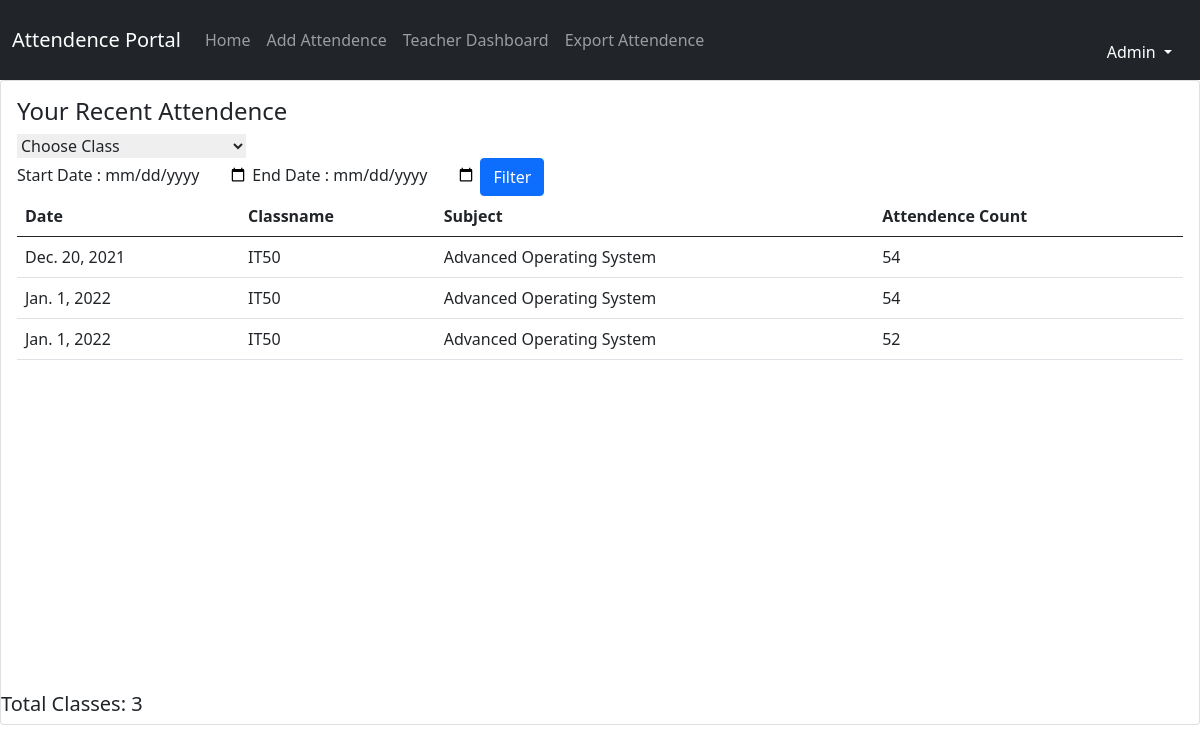
The page /teacher/dashboard/ (signed in) on the database as committed earlier.
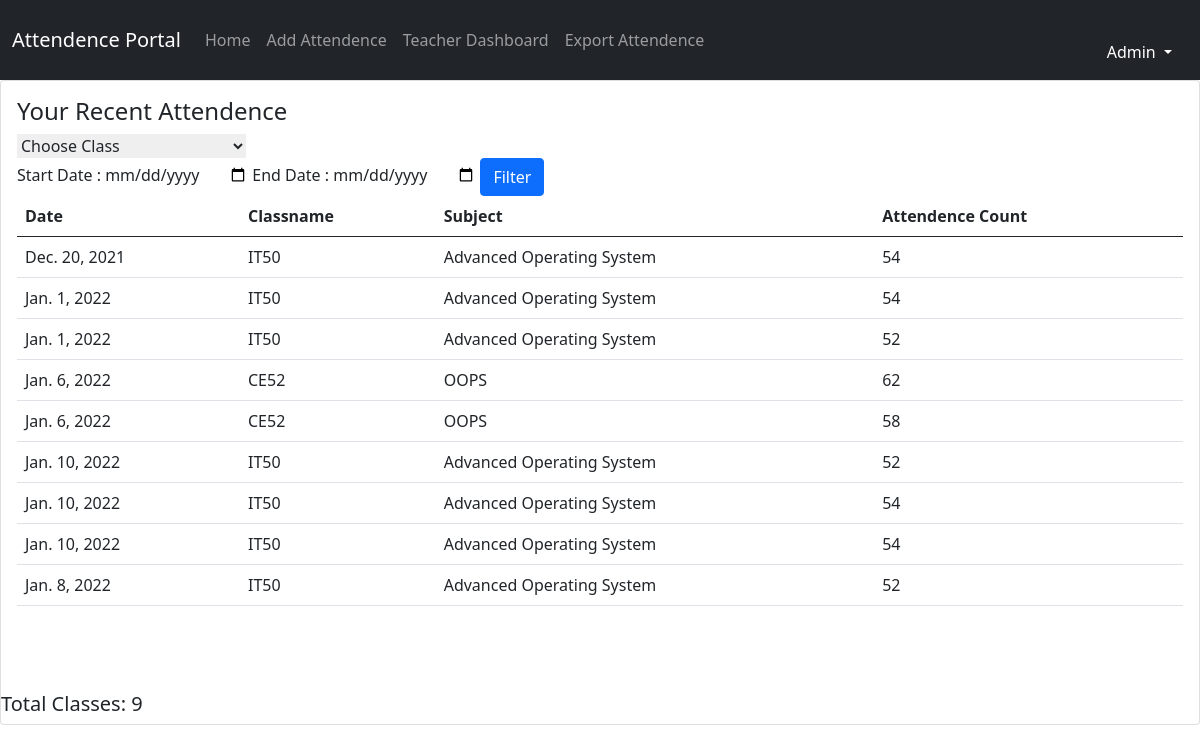
The same page on the database as committed later.
### app/models.py (models this page shows)
class ClassAttendence(models.Model):
    classname = models.ForeignKey(Class,on_delete=models.CASCADE)
    subjectname = models.ForeignKey(Subject,on_delete=models.CASCADE)
    date = models.DateTimeField()
    uploaded_by = models.ForeignKey(User,on_delete=models.CASCADE,null= True)
    students_present = models.IntegerField(default=0)

class Class(models.Model):
    classname = models.CharField(max_length=20)
    def __str__(self):
        return (self.classname)

class Subject(models.Model):
    subjectname = models.CharField(max_length=20)
    classname = models.ForeignKey(Class,on_delete=models.CASCADE)
    teacher = models.ForeignKey(User, on_delete=models.CASCADE, )
    def __str__(self):
        return (self.subjectname)

### app/views.py (the view)
# urls.py: path('teacher/dashboard/' , views.TeacherDashboard,name="teacher-dashboard"),
def TeacherDashboard(request):
    classes = Class.objects.all()
    attendence = ClassAttendence.objects.filter(uploaded_by = request.user).reverse()
    if request.method == 'POST' :
        startdate = request.POST.get('startdate')
        enddate = request.POST.get('enddate')
        attendence = ClassAttendence.objects.filter(uploaded_by = request.user).filter(date__range=[startdate, enddate])
    return render(request,'teacherDashboard.html', {'attendence':attendence,'classes' : classes})

### app/templatetags/teachertags.py (called while the page is built)
@register.filter(name='has_group')
def has_group(user, group_name):
    return user.groups.filter(name=group_name).exists()

### app/templates/teacherDashboard.html (shortened to what this page needs)
{% extends 'base.html' %}
{% load static %}
{% block body %}
<div class="card transictions">
                    <div class="card-body">
                        <h4 class="card-title">Your Recent Attendence</h4>
                        <form method="get" action='/classfilter' id='class-filter'>
                            <select class="custom-select" id="inputGroupSelect01" name="classname" placeholder="Filter" onChange="document.getElementById('class-filter').submit();" >
                            <option selected>Choose Class</option>
                          </select>
                          </form>
                          <form class="form" action="/teacher/dashboard/" method="post">
                            <label>Start Date : </label>
                            <input type="date" name="startdate"  />
                            <label>End Date : </label>
                            <input type="date" name="enddate"  />
                            <button class="btn btn-primary " type="submit">Filter </button>
                            </form>
                        <div class="table-responsive"  style="height : 60vh;overflow-y:scroll">
                            <table class="table" name="table">
                                <thead>
                                    <tr>
                                        <th>Date</th>
                                        <th>Classname</th>
                                        <th>Subject</th>
                                        <th>Attendence Count</th>
                                    </tr>
                                </thead>
                                <tbody>
                                  {% for data in attendence %}
                                    <tr>
                                        <td>{{data.date.date}}</td>
                                        <td>{{data.classname}}</td>
                                        <td>{{data.subjectname}}</td>
                                        <td>{{data.students_present}}</td>
                                    </tr>
                                    {% endfor %}
                                </tbody>
                            </table>
                        </div>
                    </div>
                    <h5 class="total" >Total Classes: {{attendence | length}}</h5>
                </div>
{% endblock body %}

### app/templates/base.html (shortened to what this page needs)
<!DOCTYPE html>
{% load teachertags %}
{% load static %}
<html lang="en">
  <head>
    <link href="https://cdnjs.cloudflare.com/ajax/libs/font-awesome/4.7.0/css/font-awesome.min.css" rel="stylesheet">
    <link href="https://unpkg.com/tailwindcss@^2/dist/tailwind.min.css" rel="stylesheet">
    <link rel="stylesheet" href="https://cdn.jsdelivr.net/npm/bootstrap@5.1.0/dist/css/bootstrap.min.css">
  </head>
  <body>
    <nav class="navbar navbar-expand-lg navbar-dark bg-dark">
  <div class="container-fluid">
    <a class="navbar-brand" href="">Attendence Portal</a>
    <div class="collapse navbar-collapse" id="navbarSupportedContent">
      <ul class="navbar-nav me-auto mb-2 mb-lg-0">
        <li class="nav-item">
          <a class="nav-link " aria-current="page" href="/">Home</a>
        </li>
        {% if request.user|has_group:"teachers" %}
            <li class="nav-item">
          <a class="nav-link " aria-current="page" href="/addattendence">Add Attendence</a>
        </li>
        <li class="nav-item">
          <a class="nav-link " aria-current="page" href="/teacher/dashboard">Teacher Dashboard</a>
        </li>
        <li class="nav-item">
          <a class="nav-link " aria-current="page" href="/export">Export Attendence</a>
        </li>
        {% else %}
        <li class="nav-item">
          <a class="nav-link " aria-current="page" href="/student/dashboard">Student Dashboard</a>
        </li>
        {% endif %}
      </ul>
        {% if request.user.is_authenticated %}
           <li class="nav-item dropdown ">
              <a class="nav-link dropdown-toggle text-white" href="#" id="profileDropdown" role="button" data-bs-toggle="dropdown" aria-expanded="false">
                {{request.user.username|capfirst}}
              </a>
            </li>
        {% endif %}
    </div>
  </div>
</nav>
    {% block body %} {% endblock body %}
  </body>
</html>

Rows that differ between the two databases and show on the page:
added ClassAttendence: date "Jan. 6, 2022", classname "CE52", subjectname "OOPS", students_present "62"
added ClassAttendence: date "Jan. 6, 2022", classname "CE52", subjectname "OOPS", students_present "58"
added ClassAttendence: date "Jan. 10, 2022", classname "IT50", subjectname "Advanced Operating System", students_present "52"
added ClassAttendence: date "Jan. 10, 2022", classname "IT50", subjectname "Advanced Operating System", students_present "54"
added ClassAttendence: date "Jan. 10, 2022", classname "IT50", subjectname "Advanced Operating System", students_present "54"
added ClassAttendence: date "Jan. 8, 2022", classname "IT50", subjectname "Advanced Operating System", students_present "52"
Other text that changed with them:
{{ attendence | length }}: "3" → "9"
